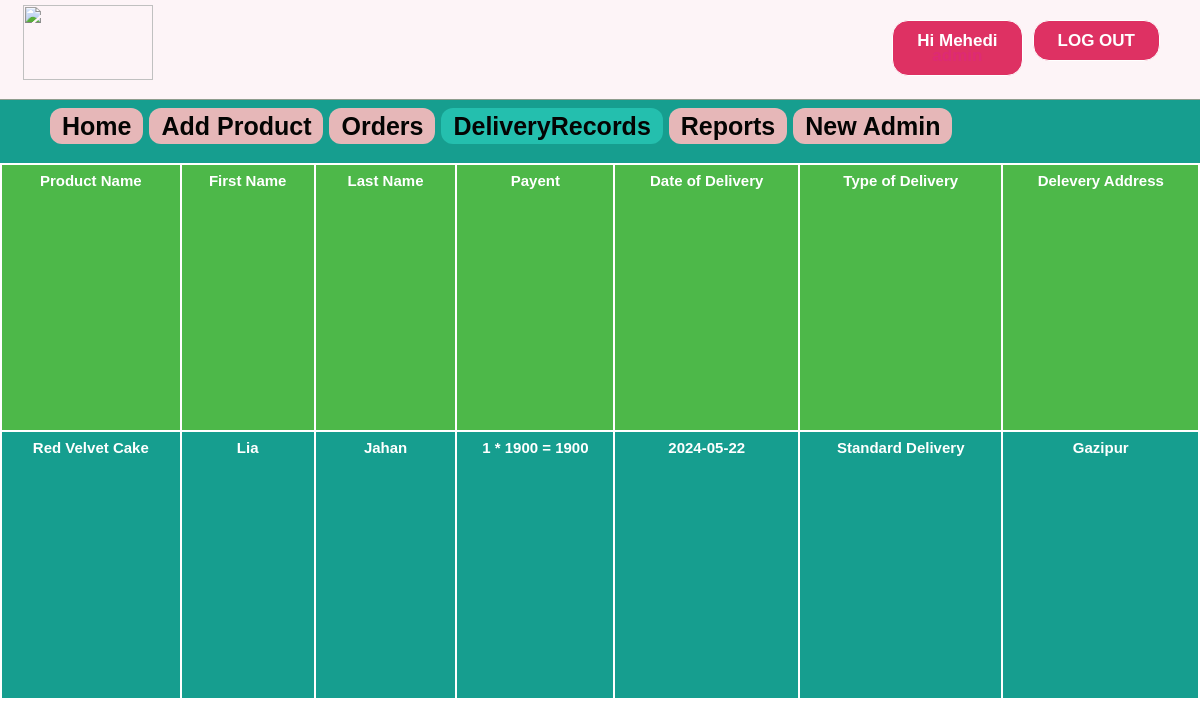
The page /admin/DeliveryRecords.php (signed in) on the database its author committed.
### tables this page shows
CREATE TABLE `orders` (
  `id` int(11) NOT NULL,
  `uid` int(11) NOT NULL,
  `pid` int(11) NOT NULL,
  `quantity` int(11) NOT NULL,
  `oplace` text NOT NULL,
  `mobile` varchar(15) NOT NULL,
  `dstatus` varchar(10) NOT NULL DEFAULT 'no',
  `odate` date NOT NULL,
  `ddate` date NOT NULL,
  `delivery` varchar(30) NOT NULL
);

CREATE TABLE `products` (
  `id` int(11) NOT NULL,
  `pName` varchar(100) NOT NULL,
  `price` int(11) NOT NULL,
  `piece` int(11) NOT NULL,
  `description` text NOT NULL,
  `available` int(11) NOT NULL,
  `category` varchar(100) NOT NULL,
  `type` varchar(100) NOT NULL,
  `item` varchar(100) NOT NULL,
  `pCode` varchar(20) NOT NULL,
  `picture` text NOT NULL
);

CREATE TABLE `user` (
  `id` int(11) NOT NULL,
  `firstName` varchar(25) NOT NULL,
  `lastName` varchar(25) NOT NULL,
  `email` varchar(100) NOT NULL,
  `mobile` varchar(20) NOT NULL,
  `address` varchar(120) NOT NULL,
  `password` varchar(100) NOT NULL,
  `confirmCode` varchar(10) NOT NULL,
  `activation` varchar(10) NOT NULL DEFAULT 'no'
);

### admin/DeliveryRecords.php (the view, shortened to what this page needs)
<?php include ( "../inc/connect.inc.php" ); ?>
<?php
if (!isset($_SESSION['admin_login'])) {
	header("location: login.php");
	$user = "";
}
else {
	$user = $_SESSION['admin_login'];
	$result = mysqli_query($con, "SELECT * FROM admin WHERE id='$user'");
		$get_user_email = mysqli_fetch_assoc($result);
			$uname_db = $get_user_email['firstName'];
			$utype_db=$get_user_email['type'];
}
?>
<!doctype html>
<html>
	<head>
		<link rel="stylesheet" type="text/css" href="../css/style.css">
	</head>
	<body class="home-welcome-text" style="background-image: url(../image/homebackgrndimg2.png);">
		<div class="homepageheader">
			<div class="signinButton loginButton">
				<div class="uiloginbutton signinButton loginButton" style="margin-right: 40px;">
					<?php
						if ($user!="") {
							echo '<a style="text-decoration: none;color: #fff;" href="logout.php">LOG OUT</a>';
						}
					 ?>
				</div>
				<div class="uiloginbutton signinButton loginButton">
					<?php
						if ($user!="") {
							echo '<a style="text-decoration: none;color: #fff;" href="login.php">Hi '.$uname_db.'</br><span style="color: #de2a74">'.$utype_db.'</span></a>';
						}
						else {
							echo '<a style="text-decoration: none;color: #fff;" href="login.php">LOG IN</a>';
						}
					 ?>
				</div>
			</div>
			<div style="float: left; margin: 5px 0px 0px 23px;">
				<a href="index.php">
					<img style=" height: 75px; width: 130px;" src="../image/logo.png">
				</a>
			</div>
		</div>
		<div class="categolis">
			<table>
				<tr>
					<th>
						<a href="index.php" style="text-decoration: none;color: #040403;padding: 4px 12px;background-color: #e6b7b8;border-radius: 12px;">Home</a>
					</th>
					<th><a href="addproduct.php" style="text-decoration: none;color: #040403;padding: 4px 12px;background-color: #e6b7b8;border-radius: 12px;">Add Product</a></th>
					<th><a href="orders.php" style="text-decoration: none;color: #040403;padding: 4px 12px;background-color: #e6b7b8;border-radius: 12px;">Orders</a></th>
				<th><a href="DeliveryRecords.php" style="text-decoration: none;color: #040403;padding: 4px 12px;background-color: #24bfae;border-radius: 12px;">DeliveryRecords</a></th>
					<?php
						if($utype_db == 'admin'){
							echo '<th><a href="report.php" style="text-decoration: none;color: #040403;padding: 4px 12px;background-color: #e6b7b8;border-radius: 12px;">Reports</a></th>
								<th><a href="newadmin.php" style="text-decoration: none;color: #040403;padding: 4px 12px;background-color: #e6b7b8;;border-radius: 12px;">New Admin</a></th>';
						}
					?>
				</tr>
			</table>
		</div>
		<div>
			<table class="rightsidemenu">
				<tr style="font-weight: bold;" colspan="10" bgcolor="#4DB849">
					<th>Product Name</th>
					<th>First Name</th>
					<th>Last Name</th>
					<th>Payent</th>
					<th>Date of Delivery</th>
					<th>Type of Delivery</th>
					<th>Delevery Address</th>
				</tr>
				<tr>
					<?php include ( "../inc/connect.inc.php");
					$query = "SELECT * FROM orders WHERE dstatus='Yes' ORDER BY id DESC";
					$run = mysqli_query($con, $query);
					while ($row=mysqli_fetch_assoc($run)) {
						$ouid = $row['uid'];
						$opid = $row['pid'];
						$deliv = $row['delivery'];
						$query3 = "SELECT * FROM products WHERE id='$opid'";
						$run3 = mysqli_query($con, $query3);
						$row3=mysqli_fetch_assoc($run3);
						$pname = $row3['pName'];
						$oquantity = $row['quantity'];
						$oplace = $row['oplace'];
						$ddate = $row['ddate'];
						$query1 = "SELECT * FROM user WHERE id='$ouid'";
						$run1 = mysqli_query($con, $query1);
						$row1=mysqli_fetch_assoc($run1);
						$ofname = $row1['firstName'];
						$olname = $row1['lastName'];
						$query2 = "SELECT * FROM products WHERE id='$opid'";
						$run2 = mysqli_query($con, $query2);
						$row2=mysqli_fetch_assoc($run2);
						$oprice = $row2['price'];
					 ?>
					<th><?php echo $pname; ?></th>
					<th><?php echo $ofname; ?></th>
					<th><?php echo $olname; ?></th>
					<th><?php echo ''.$oquantity.' * '.$oprice.' = '.$oquantity*$oprice.''; ?></th>
					<th><?php echo $ddate; ?></th>
					<th><?php echo $deliv; ?></th>
					<th><?php echo $oplace; ?></th>
				</tr>
				<?php } ?>
			</table>
		</div>
	</body>
</html>

### css/style.css (style rules this page uses)
html, body, div, span, applet, object, iframe, h1, h2, h3, h4, h5, h6, p, blockquote, pre, a, abbr, acronym, address, big, cite, code, del, dfn, em, img, ins, kbd, q, s, samp, small, strike, strong, sub, sup, tt, var, b, u, i, center, dl, dt, dd, ol, ul, li, fieldset, form, label, legend, table, caption, tbody, tfoot, thead, tr, th, td, article, aside, canvas, details, embed, figure, figcaption, footer, header, hgroup, menu, nav, output, ruby, section, summary, time, mark, audio, video { margin: 0; padding: 0; border: 0; font: inherit; vertical-align: baseline; box-sizing: border-box; }
body { line-height: normal; }
table { border-collapse: collapse; border-spacing: 0; }
* { margin: 0px; padding: 0px; }
body, button, input, label, select, td, textarea { font-family: Arial, Helvetica, tahoma,verdana,arial,sans-serif; font-size: 12px; }
body { width: 100%; position: relative; background-color: #ffffff; min-width: 1080px; }
.homepageheader { position: fixed; height: 100px; width: 100%; min-width: 980px; border-bottom: 1px solid #8E9D8E; margin: 0px; background-image: initial; background-position-x: initial; background-position-y: initial; background-size: initial; background-attachment: initial; background-origin: initial; background-clip: initial; background-color: #FDF4F7;; }
.loginButton .signinButton { color: #FFFFFF; background: #DE3163; border: 1px solid #FFFFFF; cursor: pointer; display: inline-block; font-weight: bold; line-height: 15px; padding: 12px 24px; border-radius: 16px; text-align: center; text-decoration: none; float: right; margin: 20px 0px 0px 10px; font-size: 17px; }
.categolis { line-height: 1.3; font-weight: bold; color: #fff; padding: 110px 0px 20px 50px; background-color: #169e8f; text-align: center; font-size: 25px; }
.categolis table tbody tr th { padding: 0px 6px 0px 0px; }
.rightsidemenu { float: right; text-align: center; width: 100%; margin: 0px; background-color: #169e8f; font-size: 15px; color: #fff; font-weight: bold; height: 537px; overflow: auto; }
.rightsidemenu th { margin-top: 5px; border: 2px solid; padding: 7px 2px; width: 10px; }

### rows shown on the page
orders: products.pName "Red Velvet Cake", user.firstName "Lia", user.lastName "Jahan", quantity "1", products.price "1900", $oquantity*$oprice "1900", ddate "2024-05-22", delivery "Standard Delivery", oplace "Gazipur"

### other values the page prints
$uname_db "Mehedi"
